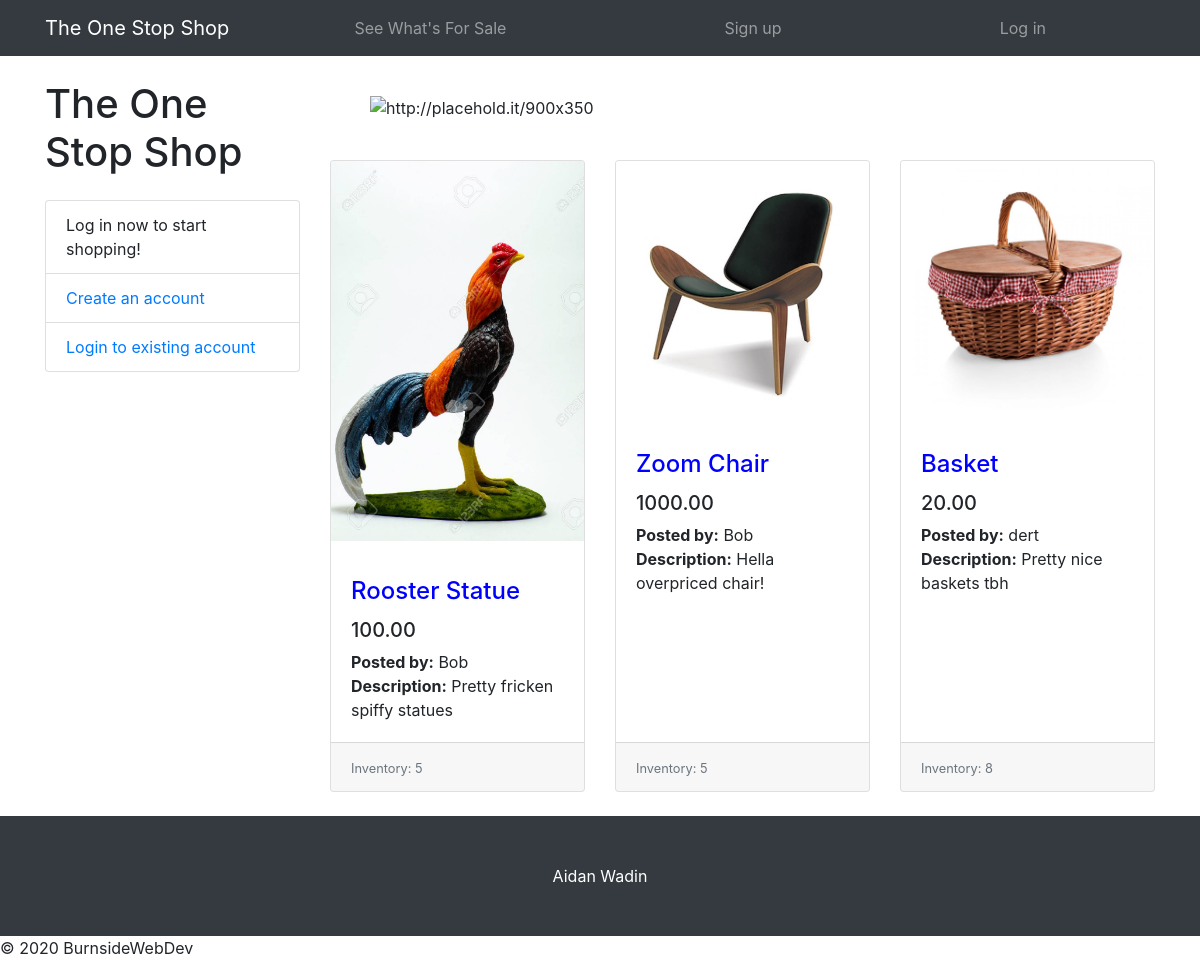
The page / on the database its author committed.
### item/models.py (models this page shows, shortened)
class Item(models.Model):
    owner = models.ForeignKey(User, on_delete=models.CASCADE)
    image = models.ImageField(upload_to='images/')
    itemname = models.CharField(max_length=100)
    descrip = models.CharField(max_length=1000)
    price = models.DecimalField(max_digits=10, decimal_places=2)
    inv_count = models.PositiveIntegerField()

### accounts/views.py (the view, shortened to what this page needs)
# urls.py: path('', views.index, name='index'),
def index(request):
    items1 = Item.objects.all()
    context = {'items': items1}
    return render(request, 'index.html', context)

### accounts/templates/index.html (shortened to what this page needs)
{% extends 'navbar.html' %}
{% block content %}
<html lang="en">
   <head>
      <link href="static/vendor/bootstrap/css/bootstrap.min.css" rel="stylesheet">
      <link href="static/css/shop-homepage.css" rel="stylesheet">
   </head>
   <body>
      <div class="container">
         <div class="row">
            <div class="col-lg-3">
               <h1 class="my-4">The One Stop Shop</h1>
               <div class="list-group">
                  <p class="list-group-item">Log in now to start shopping!</p>
                  <a href="{% url 'signup' %}" class="list-group-item">Create an account</a>
                  <a href="{% url 'login' %}" class="list-group-item">Login to existing account</a>
               </div>
            </div>
            <div class="col-lg-9">
               <div class="banner">
                  <img class="d-block img-fluid" src="https://d2td6mzj4f4e1e.cloudfront.net/wp-content/uploads/sites/9/2019/05/One-Stop-2019-620x330.jpg" alt="http://placehold.it/900x350">
               </div>
               <div class="row">
                  {% for item in items %}
                  {% if item.inv_count != 0 %}
                  <div class="col-lg-4 col-md-6 mb-4">
                     <div class="card h-100">
                        <p><img class="card-img-top" src= {{item.image.url}} alt=""></p>
                        <div class="card-body">
                           <h4 class="card-title">
                              <div class="itemname">{{ item.itemname }}</div>
                           </h4>
                           <h5>{{item.price}}</h5>
                           <p class="card-text"><b>Posted by:</b> {{item.owner}} <br> <b>Description:</b> {{item.descrip}} </p>
                        </div>
                        <div class="card-footer">
                           <small class="text-muted">Inventory: {{item.inv_count}} </small>
                        </div>
                     </div>
                  </div>
                  {% endif %}
                  {% endfor %}
               </div>
            </div>
         </div>
      </div>
      <footer class="py-5 bg-dark">
         <div class="container">
            <p class="m-0 text-center text-white">Aidan Wadin</p>
         </div>
      </footer>
   </body>
</html>
{% endblock %}

### accounts/static/css/shop-homepage.css (style rules this page uses)
body { padding-top: 56px; }
.banner { padding: 40px; }
.itemname { color: blue; }

### rows shown on the page
Item: image (picture), itemname "Rooster Statue", price "100.00", owner "Bob", descrip "Pretty fricken spiffy statues", inv_count "5"
Item: image (picture), itemname "Zoom Chair", price "1000.00", owner "Bob", descrip "Hella overpriced chair!", inv_count "5"
Item: image (picture), itemname "Basket", price "20.00", owner "dert", descrip "Pretty nice baskets tbh", inv_count "8"
